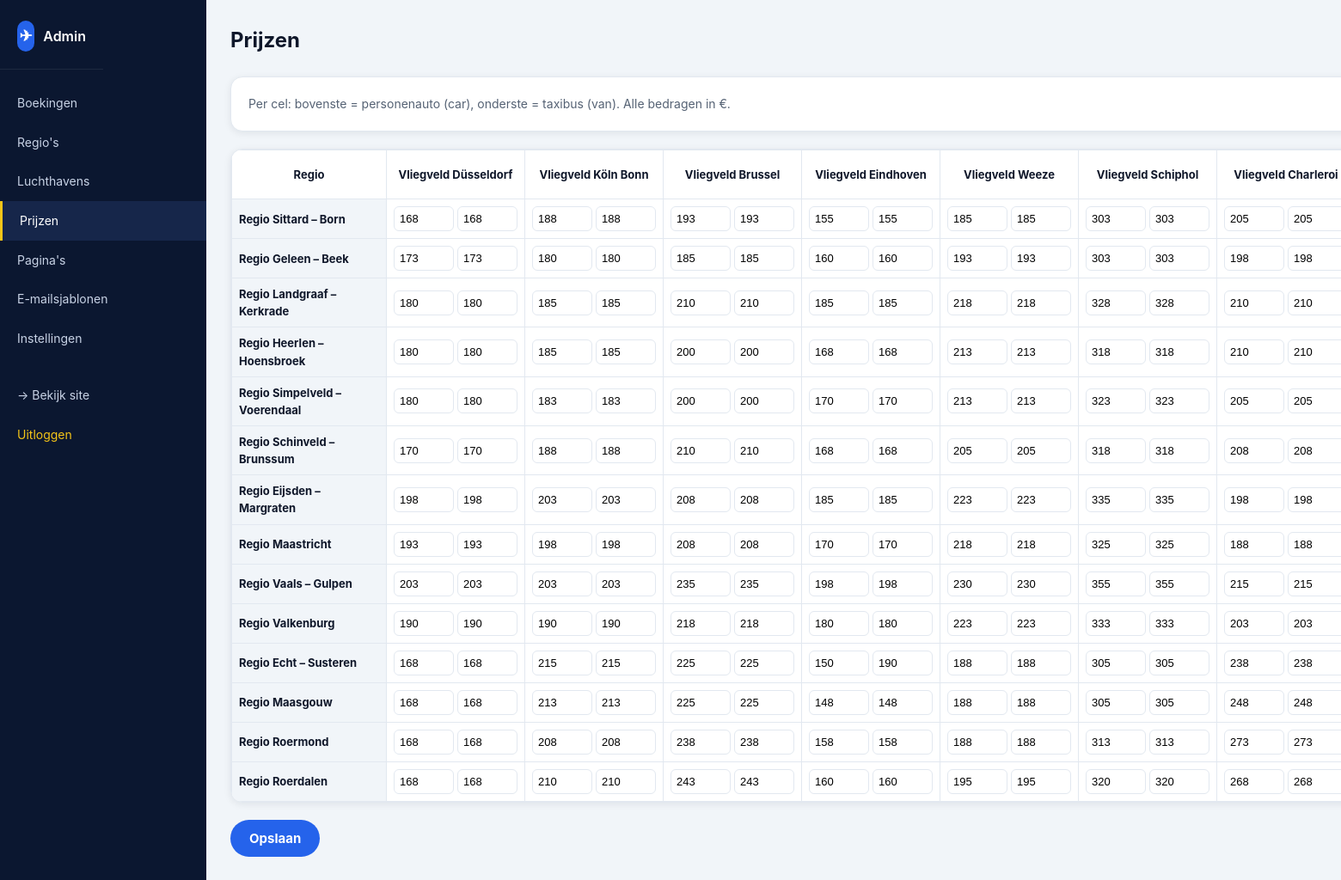
Screenshot of /admin.php?p=prices (signed in) with the database file from the repository.
### tables this page shows
CREATE TABLE airports (
        id TEXT PRIMARY KEY,
        name TEXT NOT NULL,
        place_query TEXT NOT NULL DEFAULT "",
        sort_order INTEGER NOT NULL DEFAULT 0
    );

CREATE TABLE regions (
        id TEXT PRIMARY KEY,
        name TEXT NOT NULL,
        municipalities TEXT NOT NULL DEFAULT "[]",
        plaatsen TEXT NOT NULL DEFAULT "[]",
        representative_place TEXT NOT NULL DEFAULT "",
        sort_order INTEGER NOT NULL DEFAULT 0
    );

### admin.php (called while the page is built, shortened)
<?php
require_once __DIR__ . '/includes/functions.php';
$page = preg_replace('/[^a-z0-9_]/i', '', (string)($_GET['p'] ?? 'dashboard')) ?: 'dashboard';
$view_file = __DIR__ . '/admin_views/' . $page . '.php';
require __DIR__ . '/admin_views/_shell_top.php';
require $view_file;
require __DIR__ . '/admin_views/_shell_bottom.php';

### includes/functions.php (called while the page is built, shortened)
<?php
function h(?string $s): string {
    return htmlspecialchars((string)$s, ENT_QUOTES | ENT_SUBSTITUTE, 'UTF-8');
}

### admin_views/prices.php (the view, shortened to what this page needs)
<?php
$pdo = db();
$regions = $pdo->query('SELECT id,name FROM regions ORDER BY sort_order')->fetchAll();
$airports = $pdo->query('SELECT id,name FROM airports ORDER BY sort_order')->fetchAll();
$prices = [];
foreach ($pdo->query('SELECT region_id,airport_id,car,van FROM prices')->fetchAll() as $p) {
    $prices[$p['region_id']][$p['airport_id']] = ['car'=>$p['car'],'van'=>$p['van']];
}
?>
<div class="admin-topbar"><h1>Prijzen</h1></div>
<div class="card"><p style="margin:0;color:#556274;font-size:14px">Per cel: bovenste = personenauto (car), onderste = taxibus (van). Alle bedragen in €.</p></div>
<form method="post"><input type="hidden" name="csrf" value="<?= h(csrf_token()) ?>">
<div class="card matrix" style="padding:0">
<table><thead><tr><th style="min-width:180px">Regio</th>
<?php foreach ($airports as $a): ?><th><?= h($a['name']) ?></th><?php endforeach; ?>
</tr></thead><tbody>
<?php foreach ($regions as $r): ?>
<tr><td style="background:#f1f5f9"><strong><?= h($r['name']) ?></strong></td>
<?php foreach ($airports as $a):
    $c = (float)($prices[$r['id']][$a['id']]['car'] ?? 0);
    $v = (float)($prices[$r['id']][$a['id']]['van'] ?? 0); ?>
  <td>
    <div class="cell-pair">
      <input type="number" step="1" min="0" name="m[<?= h($r['id']) ?>][<?= h($a['id']) ?>][car]" value="<?= h((string)$c) ?>" title="Personenauto">
      <input type="number" step="1" min="0" name="m[<?= h($r['id']) ?>][<?= h($a['id']) ?>][van]" value="<?= h((string)$v) ?>" title="Taxibus">
    </div>
  </td>
<?php endforeach; ?>
</tr>
<?php endforeach; ?>
</tbody></table></div>
<button class="btn btn-primary">Opslaan</button>
</form>

### assets/style.css (style rules this page uses)
:root { --navy-900:#0b1730; --navy-800:#0f1e3d; --navy-700:#16264a; --navy-600:#1e3a6b; --blue-600:#2563eb; --blue-500:#3b82f6; --blue-700:#1d4ed8; --gold:#f5c518; --gold-600:#e0b20d; --ink:#0f172a; --slate-700:#334155; --slate-500:#556274; --slate-400:#94a3b8; --slate-200:#e2e8f0; --slate-100:#f1f5f9; --surface:#f1f5f9; --white:#ffffff; --success:#16a34a; --danger:#ef4444; --r-sm:10px; --r:14px; --r-lg:20px; --r-xl:24px; --r-pill:999px; --shadow-card:0 24px 60px -20px rgba(2,12,40,.45); --shadow-sm:0 2px 8px rgba(15,23,42,.08); --font:"Inter",system-ui,-apple-system,"Segoe UI",Roboto,Helvetica,Arial,sans-serif; --content-max:1180px; --pad-x:clamp(16px,4vw,40px); }
*,*:before,*:after { box-sizing:border-box }
html,body { margin:0;padding:0;background:var(--surface);color:var(--ink);font-family:var(--font);line-height:1.55;-webkit-font-smoothing:antialiased }
button { font-family:inherit }
.btn { display:inline-flex;align-items:center;justify-content:center;gap:8px;font-weight:700;padding:12px 22px;border-radius:var(--r-pill);border:0;cursor:pointer;transition:transform .1s ease,background .15s;color:#fff;text-decoration:none;font-size:15px }
.btn-primary { background:var(--blue-600) }
.admin-body { background:var(--slate-100);min-height:100vh }
.admin-topbar { display:flex;justify-content:space-between;align-items:center;margin-bottom:24px }
.admin-topbar h1 { margin:0;font-size:24px }
.card { background:#fff;border:1px solid var(--slate-200);border-radius:var(--r);padding:20px;margin-bottom:20px;box-shadow:var(--shadow-sm) }
.matrix { overflow-x:auto }
.matrix table { border-collapse:collapse;font-size:13px }
.matrix th,.matrix td { border:1px solid var(--slate-200);padding:8px }
.matrix input { width:70px;padding:6px;border:1px solid var(--slate-200);border-radius:6px;font-size:13px }
.matrix .cell-pair { display:flex;gap:4px }

### rows the page displays
airports: name "Vliegveld Düsseldorf"
airports: name "Vliegveld Köln Bonn"
airports: name "Vliegveld Brussel"
airports: name "Vliegveld Eindhoven"
airports: name "Vliegveld Weeze"
airports: name "Vliegveld Schiphol"
airports: name "Vliegveld Charleroi"
regions: name "Regio Sittard – Born", id "168", id "188", id "193", id "155", id "185", id "303", id "205"
regions: name "Regio Geleen – Beek", id "173", id "180", id "185", id "160", id "193", id "303", id "198"
regions: name "Regio Landgraaf – Kerkrade", id "180", id "185", id "210", id "218", id "328"
regions: name "Regio Heerlen – Hoensbroek", id "180", id "185", id "200", id "168", id "213", id "318", id "210"
regions: name "Regio Simpelveld – Voerendaal", id "180", id "183", id "200", id "170", id "213", id "323", id "205"
regions: name "Regio Schinveld – Brunssum", id "170", id "188", id "210", id "168", id "205", id "318", id "208"
regions: name "Regio Eijsden – Margraten", id "198", id "203", id "208", id "185", id "223", id "335"
regions: name "Regio Maastricht", id "193", id "198", id "208", id "170", id "218", id "325", id "188"
regions: name "Regio Vaals – Gulpen", id "203", id "235", id "198", id "230", id "355", id "215"
regions: name "Regio Valkenburg", id "190", id "218", id "180", id "223", id "333", id "203"
regions: name "Regio Echt – Susteren", id "168", id "215", id "225", id "150", id "190", id "188", id "305", id "238"
regions: name "Regio Maasgouw", id "168", id "213", id "225", id "148", id "188", id "305", id "248"
regions: name "Regio Roermond", id "168", id "208", id "238", id "158", id "188", id "313", id "273"
regions: name "Regio Roerdalen", id "168", id "210", id "243", id "160", id "195", id "320", id "268"

### other values shown
$lbl "Boekingen"
$lbl "Regio's"
$lbl "Luchthavens"
$lbl "Prijzen"
$lbl "Pagina's"
$lbl "E-mailsjablonen"
$lbl "Instellingen"
